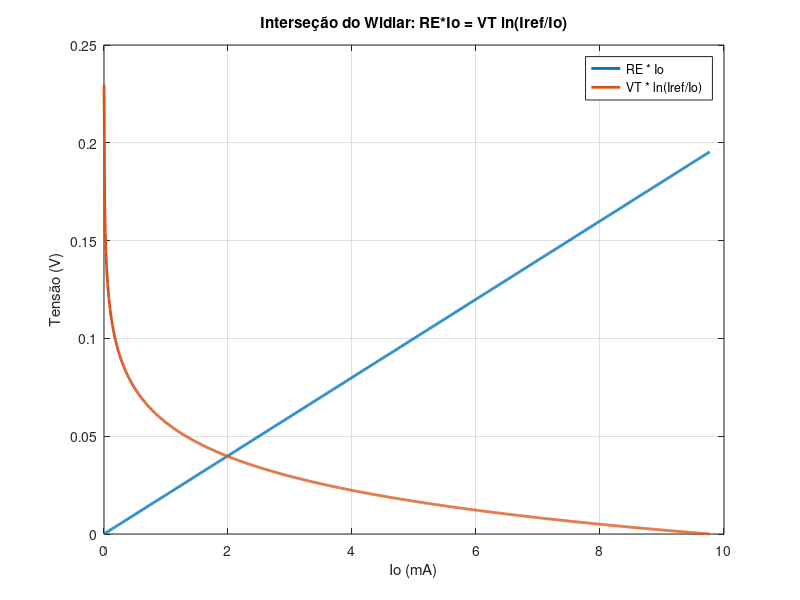

This chart was generated by the following MATLAB code:
% ----------------------------------------------------------
% Encontrar a corrente Io do Widlar usando fzero
% ----------------------------------------------------------

% Parâmetros
Iref = 9.77e-3;     % Corrente de referência (A)
VT   = 25e-3;       % Tensão térmica (V)
RE   = 20;          % Resistência (ohms)

% Definição da função f(Io)
f = @(Io) RE*Io - VT*log(Iref./Io);

% Intervalo de busca (deve conter a raiz)
Io = fzero(f, [1e-6, Iref]);

fprintf("Corrente encontrada: Io = %.6f A (%.3f mA)\n", Io, Io*1000);

% ----------------------------------------------------------
% Plot para visualizar a interseção
% ----------------------------------------------------------

Io_vec = linspace(1e-6, Iref, 1000);

left  = RE*Io_vec;
right = VT*log(Iref./Io_vec);

figure;
plot(Io_vec*1000, left, 'LineWidth',2); hold on;
plot(Io_vec*1000, right, 'LineWidth',2);
xlabel('Io (mA)');
ylabel('Tensão (V)');
legend('RE * Io', 'VT * ln(Iref/Io)');
grid on;
title('Interseção do Widlar: RE*Io = VT ln(Iref/Io)');
